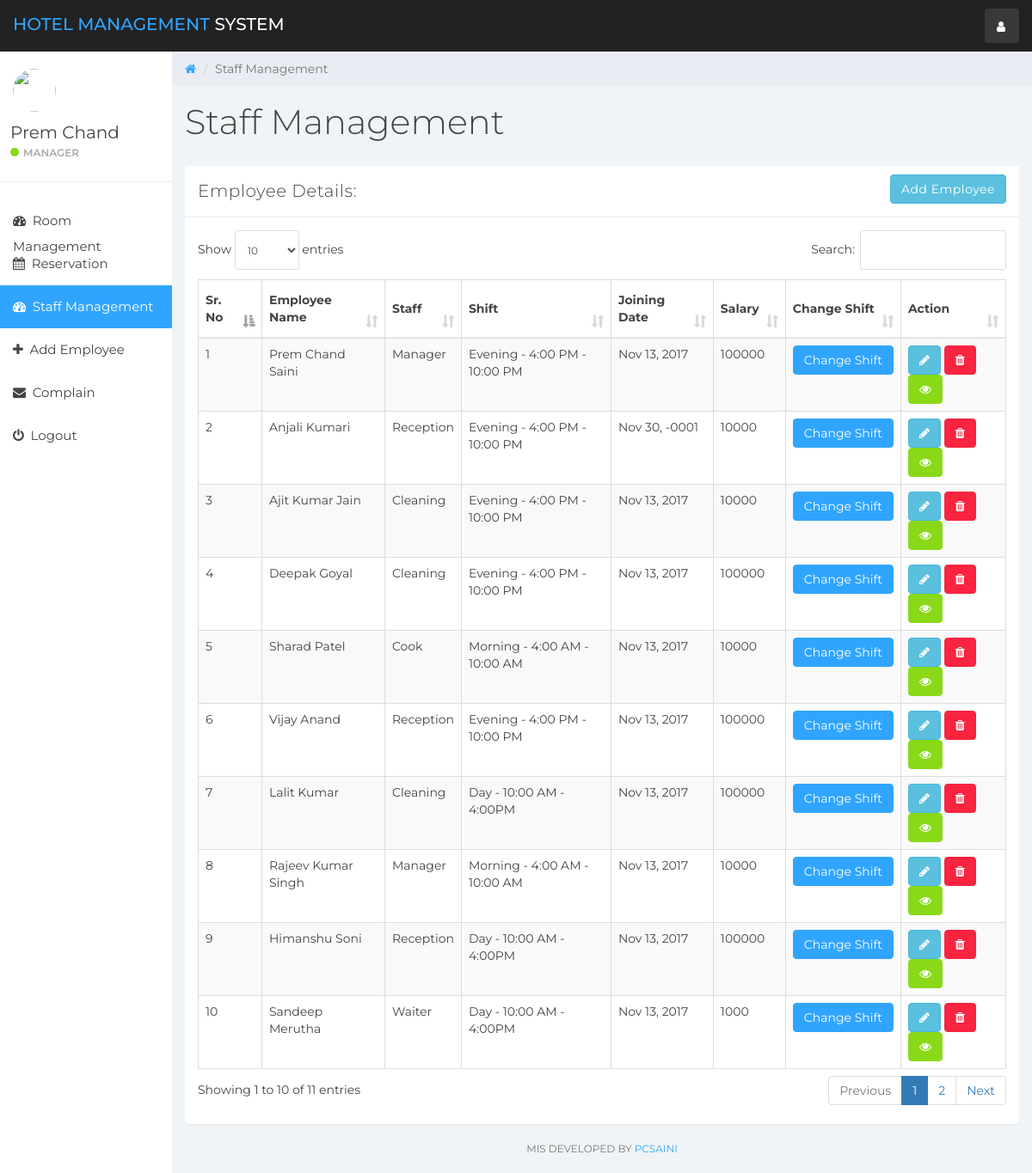
Screenshot of /index.php?staff_mang (signed in) with the database file from the repository.
### tables this page shows
CREATE TABLE `user` (
  `id` int(11) NOT NULL,
  `name` varchar(100) NOT NULL,
  `username` varchar(15) NOT NULL,
  `email` varchar(100) NOT NULL,
  `password` varchar(100) NOT NULL,
  `created_at` timestamp NOT NULL DEFAULT CURRENT_TIMESTAMP
);

CREATE TABLE `staff` (
  `emp_id` int(11) NOT NULL,
  `emp_name` varchar(100) NOT NULL,
  `staff_type_id` int(11) NOT NULL,
  `shift_id` int(11) NOT NULL,
  `id_card_type` int(11) NOT NULL,
  `id_card_no` varchar(20) NOT NULL,
  `address` varchar(100) NOT NULL,
  `contact_no` bigint(20) NOT NULL,
  `salary` bigint(20) NOT NULL,
  `joining_date` timestamp NOT NULL DEFAULT CURRENT_TIMESTAMP,
  `updated_at` timestamp NOT NULL DEFAULT CURRENT_TIMESTAMP ON UPDATE CURRENT_TIMESTAMP
);

CREATE TABLE `staff_type` (
  `staff_type_id` int(10) NOT NULL,
  `staff_type` varchar(100) NOT NULL
);

CREATE TABLE `shift` (
  `shift_id` int(10) NOT NULL,
  `shift` varchar(100) NOT NULL,
  `shift_timing` varchar(100) NOT NULL
);

### staff_mang.php (the view, shortened to what this page needs)
<div class="col-sm-9 col-sm-offset-3 col-lg-10 col-lg-offset-2 main">
    <div class="row">
        <ol class="breadcrumb">
            <li><a href="#">
                    <em class="fa fa-home"></em>
                </a></li>
            <li class="active">Staff Management</li>
        </ol>
    </div>
    <div class="row">
        <div class="col-lg-12">
            <h1 class="page-header">Staff Management</h1>
        </div>
    </div>
    <div class="row">
        <div class="col-lg-12">
            <div class="panel panel-default">
                <div class="panel-heading">Employee Details:
                    <a href="index.php?add_emp" class="btn btn-info pull-right">Add Employee</a>
                </div>
                <div class="panel-body">
                    <table class="table table-striped table-bordered table-responsive" cellspacing="0" width="100%"
                           id="rooms">
                        <thead>
                        <tr>
                            <th>Sr. No</th>
                            <th>Employee Name</th>
                            <th>Staff</th>
                            <th>Shift</th>
                            <th>Joining Date</th>
                            <th>Salary</th>
                            <th>Change Shift</th>
                            <th>Action</th>
                        </tr>
                        </thead>
                        <tbody>
                        <?php
                        $staff_query = "SELECT * FROM staff  NATURAL JOIN staff_type NATURAL JOIN shift";
                        $staff_result = mysqli_query($connection, $staff_query);
                        if (mysqli_num_rows($staff_result) > 0) {
                            while ($staff = mysqli_fetch_assoc($staff_result)) { ?>
                                <tr>
                                    <td><?php echo $staff['emp_id']; ?></td>
                                    <td><?php echo $staff['emp_name']; ?></td>
                                    <td><?php echo $staff['staff_type']; ?></td>
                                    <td><?php echo $staff['shift'] . ' - ' . $staff['shift_timing']; ?></td>
                                    <td><?php echo date('M j, Y', strtotime($staff['joining_date'])); ?></td>
                                    <td><?php echo $staff['salary']; ?></td>
                                    <td>
                                        <button class="btn btn-primary" data-toggle="modal" data-target="#changeShift"
                                                data-id="<?php echo $staff['emp_id']; ?>" id="change_shift">Change Shift</button>
                                    </td>
                                    <td>
                                        <button data-toggle="modal"
                                                data-target="#empDetail<?php echo $staff['emp_id']; ?>"
                                                data-id="<?php echo $staff['emp_id']; ?>" id="editEmp"
                                                class="btn btn-info"><i class="fa fa-pencil"></i></button>
                                        <a href='functionmis.php?empid=<?php echo $staff['emp_id']; ?>'
                                           class="btn btn-danger" onclick="return confirm('Are you Sure?')"><i
                                                    class="fa fa-trash"></i></a>
                                        <a href='index.php?emp_history&empid=<?php echo $staff['emp_id']; ?>'
                                           class="btn btn-success" title="Employee Histery"><i class="fa fa-eye"></i></a>
                                    </td>
                                </tr>
                                <?php
                            }
                        }
                        ?>
                        </tbody>
                    </table>
                </div>
            </div>
        </div>
    </div>
    <div class="row">
        <div class="col-sm-12">
            <p class="back-link">MIS Developed by <a href="https://www.pcsaini.in">pcsaini</a></p>
        </div>
    </div>
</div>

### sidebar.php (shortened to what this page needs)
<div id="sidebar-collapse" class="col-sm-3 col-lg-2 sidebar">
    <div class="profile-sidebar">
        <div class="profile-userpic">
            <img src="http://icons.iconarchive.com/icons/graphicloads/colorful-long-shadow/64/User-icon.png" class="img-responsive" alt="">
        </div>
        <div class="profile-usertitle">
            <div class="profile-usertitle-name"><?php echo $user['name'];?></div>
            <div class="profile-usertitle-status"><span class="indicator label-success"></span>Manager</div>
        </div>
    </div>
    <ul class="nav menu">
        <?php
        if (isset($_GET['room_mang'])){ ?>
            <li class="active">
                <a href="index.php?room_mang"><em class="fa fa-dashboard">&nbsp;</em>
                    Room Management
                </a>
            </li>
        <?php } else{?>
            <li>
                <a href="index.php?room_mang"><em class="fa fa-dashboard">&nbsp;</em>
                    Room Management
                </a>
            </li>
        <?php }
        if (isset($_GET['reservation'])){ ?>
            <li class="active">
                <a href="index.php?reservation"><em class="fa fa-calendar">&nbsp;</em>
                    Reservation
                </a>
            </li>
        <?php } else{?>
            <li>
                <a href="index.php?reservation"><em class="fa fa-calendar">&nbsp;</em>
                    Reservation
                </a>
            </li>
        <?php }
        if (isset($_GET['staff_mang'])){ ?>
            <li class="active">
                <a href="index.php?staff_mang"><em class="fa fa-dashboard">&nbsp;</em>
                    Staff Management
                </a>
            </li>
        <?php }
        if (isset($_GET['add_emp'])){ ?>
            <li class="active">
                <a href="index.php?add_emp"><em class="fa fa-plus">&nbsp;</em>
                    Add Employee
                </a>
            </li>
        <?php } else{?>
            <li>
                <a href="index.php?add_emp"><em class="fa fa-plus">&nbsp;</em>
                    Add Employee
                </a>
            </li>
        <?php }
        if (isset($_GET['complain'])){ ?>
            <li class="active">
                <a href="index.php?complain"><em class="fa fa-envelope">&nbsp;</em>
                    Complain
                </a>
            </li>
        <?php } else{?>
            <li>
                <a href="index.php?complain"><em class="fa fa-envelope">&nbsp;</em>
                    Complain
                </a>
            </li>
        <?php }
        ?>
        <li><a href="logout.php"><em class="fa fa-power-off">&nbsp;</em> Logout</a></li>
    </ul>
</div>

### css/styles.css (style rules this page uses)
body { background: #f1f4f7; padding-top: 60px; font-size: 14px; color: #444444; font-family: "Montserrat", "Helvetica Neue", Helvetica, Arial, sans-serif; }
p { color: #777; }
a, a:hover, a:focus { color: #30a5ff; }
h1, h2, h3, h4, h5, h6 { color: #444444; }
h1 { font-weight: 300; font-size: 40px; }
.btn-primary, .btn-primary:hover, .btn-primary:focus, .btn-primary:active, .btn-primary.active, .open > .dropdown-toggle.btn-primary, .btn-primary.disabled, .btn-primary[disabled], fieldset[disabled] .btn-primary, .btn-primary.disabled:hover, .btn-primary[disabled]:hover, fieldset[disabled] .btn-primary:hover, .btn-primary.disabled:focus, .btn-primary[disabled]:focus, fieldset[disabled] .btn-primary:focus, .btn-primary.disabled:active, .btn-primary[disabled]:active, fieldset[disabled] .btn-primary:active, .btn-primary.disabled.active, .btn-primary[disabled].active, fieldset[disabled] .btn-primary.active { background-color: #30a5ff; border-color: #30a5ff; }
.btn-success, .btn-success:hover, .btn-success:focus, .btn-success:active, .btn-success.active, .open > .dropdown-toggle.btn-success, .btn-success.disabled, .btn-success[disabled], fieldset[disabled] .btn-success, .btn-success.disabled:hover, .btn-success[disabled]:hover, fieldset[disabled] .btn-success:hover, .btn-success.disabled:focus, .btn-success[disabled]:focus, fieldset[disabled] .btn-success:focus, .btn-success.disabled:active, .btn-success[disabled]:active, fieldset[disabled] .btn-success:active, .btn-success.disabled.active, .btn-success[disabled].active, fieldset[disabled] .btn-success.active { background-color: #8ad919; border-color: #8ad919; }
.btn-danger, .btn-danger:hover, .btn-danger:focus, .btn-danger:active, .btn-danger.active, .open > .dropdown-toggle.btn-danger, .btn-danger.disabled, .btn-danger[disabled], fieldset[disabled] .btn-danger, .btn-danger.disabled:hover, .btn-danger[disabled]:hover, fieldset[disabled] .btn-danger:hover, .btn-danger.disabled:focus, .btn-danger[disabled]:focus, fieldset[disabled] .btn-danger:focus, .btn-danger.disabled:active, .btn-danger[disabled]:active, fieldset[disabled] .btn-danger:active, .btn-danger.disabled.active, .btn-danger[disabled].active, fieldset[disabled] .btn-danger.active { background-color: #f9243f; border-color: #f9243f; }
.label-success { background-color: #8ad919; }
.panel { border: 0; }
.panel-heading { font-size: 20px; font-weight: 300; letter-spacing: 0.025em; height: 60px; line-height: 38px; }
.panel-default .panel-heading { background: #fff; border-bottom: 1px solid #e9ecf2; color: #444444; }
.sidebar { display: block; padding: 0; display: none; box-shadow: none; background: #fff; }
.sidebar ul { margin: 20px 0px; }
@media (min-width: 768px) { .sidebar { display: block; position: fixed; top: 60px; bottom: 0; left: 0; z-index: 1000; display: block; margin: 0; padding: 0; overflow-x: hidden; overflow-y: auto; } }
.sidebar ul.nav .active a, .sidebar ul.nav li.parent a.active, .sidebar ul.nav .active > a:hover, .sidebar ul.nav li.parent a.active:hover, .sidebar ul.nav .active > a:focus, .sidebar ul.nav li.parent a.active:focus { color: #fff; background-color: #30a5ff; }
.sidebar ul.nav li a { height: 50px; font-size: 15px; line-height: 2em; color: #444444; }
.profile-sidebar { padding: 10px 0; border-bottom: 1px solid #e9ecf2; }
.indicator { width: 10px; height: 10px; display: inline-block; border-radius: 9999px; margin-right: 5px; }
.profile-userpic img { float: left; margin: 10px 0px 0px 15px; width: 50px; height: 50px; border-radius: 9999px !important; }
.profile-usertitle { float: left; text-align: left; margin: 10px 0 0 12px; }
.profile-usertitle-name { font-size: 20px; margin-bottom: 0px; }
.profile-usertitle-status { text-transform: uppercase; color: #AAA; font-size: 12px; font-weight: 600; margin-bottom: 15px; }
.breadcrumb { border-radius: 0; padding: 10px 15px 10px 15px; background: #e9ecf2; margin: 0; }
h1.page-header { margin-top: 20px; border-bottom: 0; }
.table { background: #fff; }
.table > thead > tr > th { border-bottom: 1px solid #e6e7e8; vertical-align: middle; height: 50px; }
p.back-link { text-align: center; margin-bottom: 20px; font-size: 12px; text-transform: uppercase; }

### rows the page displays
user: name "Prem Chand"
staff: emp_id "1", emp_name "Prem Chand Saini", staff_type.staff_type "Manager", shift.shift "Evening", shift.shift_timing "4:00 PM - 10:00 PM", joining_date "Nov 13, 2017", salary "100000"
staff: emp_id "2", emp_name "Anjali Kumari", staff_type.staff_type "Reception", shift.shift "Evening", shift.shift_timing "4:00 PM - 10:00 PM", joining_date "Nov 30, -0001", salary "10000"
staff: emp_id "3", emp_name "Ajit Kumar Jain", staff_type.staff_type "Cleaning", shift.shift "Evening", shift.shift_timing "4:00 PM - 10:00 PM", joining_date "Nov 13, 2017", salary "10000"
staff: emp_id "4", emp_name "Deepak Goyal", staff_type.staff_type "Cleaning", shift.shift "Evening", shift.shift_timing "4:00 PM - 10:00 PM", joining_date "Nov 13, 2017", salary "100000"
staff: emp_id "5", emp_name "Sharad Patel", staff_type.staff_type "Cook", shift.shift "Morning", shift.shift_timing "4:00 AM - 10:00 AM", joining_date "Nov 13, 2017", salary "10000"
staff: emp_id "6", emp_name "Vijay Anand", staff_type.staff_type "Reception", shift.shift "Evening", shift.shift_timing "4:00 PM - 10:00 PM", joining_date "Nov 13, 2017", salary "100000"
staff: emp_id "7", emp_name "Lalit Kumar", staff_type.staff_type "Cleaning", shift.shift "Day", shift.shift_timing "10:00 AM - 4:00PM", joining_date "Nov 13, 2017", salary "100000"
staff: emp_id "8", emp_name "Rajeev Kumar Singh", staff_type.staff_type "Manager", shift.shift "Morning", shift.shift_timing "4:00 AM - 10:00 AM", joining_date "Nov 13, 2017", salary "10000"
staff: emp_id "9", emp_name "Himanshu Soni", staff_type.staff_type "Reception", shift.shift "Day", shift.shift_timing "10:00 AM - 4:00PM", joining_date "Nov 13, 2017", salary "100000"
staff: emp_id "10", emp_name "Sandeep Merutha", staff_type.staff_type "Waiter", shift.shift "Day", shift.shift_timing "10:00 AM - 4:00PM", joining_date "Nov 13, 2017", salary "1000"
